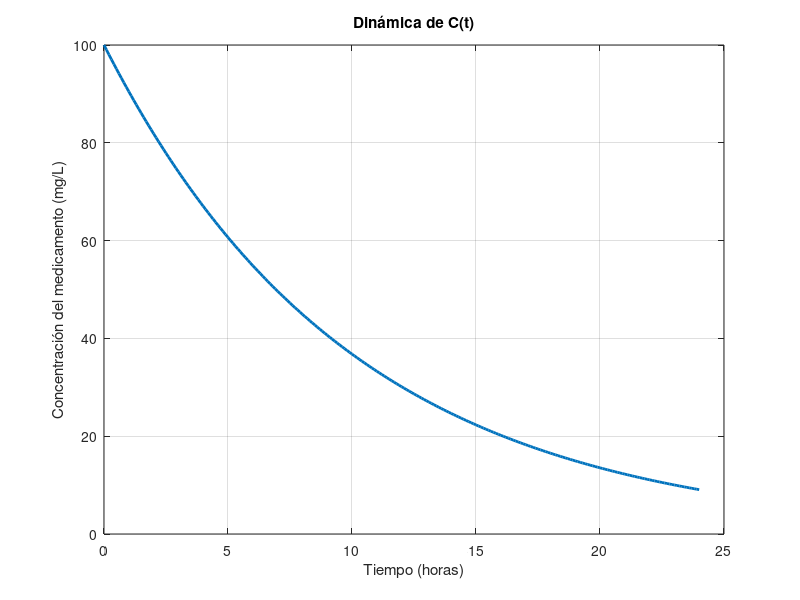
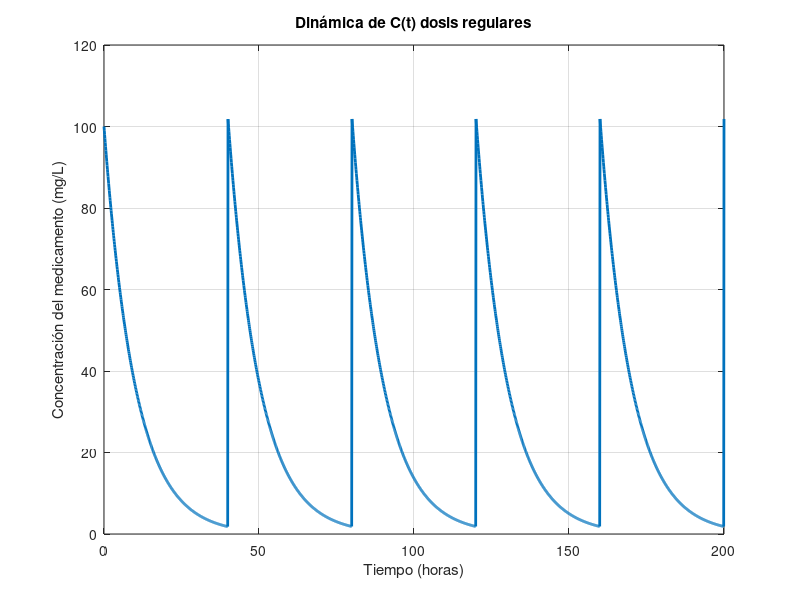

Recreate these plots in MATLAB, in order.
%-------------------------------------------------------------------------------------------
%                         UNA DOSIS
%-------------------------------------------------------------------------------------------


% Parámetros del modelo
C0 = 100; % Concentración inicial del medicamento (mg/L) 
            % después de la dosis
k = 0.1; % Constante de eliminación (1/horas)

% Tiempo
tFinal = 24; % Duración de la simulación en horas
dt = 0.1; % Paso de tiempo en horas
t = 0:dt:tFinal; % Vector de tiempo

% Solución de la ecuación diferencial
C = C0 * exp(-k * t);

% Gráfico
figure;
plot(t, C, 'LineWidth', 2);
xlabel('Tiempo (horas)');
ylabel('Concentración del medicamento (mg/L)');
title('Dinámica de C(t)');
grid on;


%-------------------------------------------------------------------------------------------
%                         VARIAS DOSIS
%-------------------------------------------------------------------------------------------



% Parámetros del modelo
C0 = 100; % Concentración inicial del medicamento (mg/L) inmediatamente después de la dosis
k = 0.1; % Constante de eliminación (1/horas)
dosisIntervalo = 40; % Intervalo de tiempo entre dosis en horas

% Tiempo
tFinal = 200; % Duración de la simulación en horas
dt = 0.1; % Paso de tiempo en horas
t = 0:dt:tFinal; % Vector de tiempo
C = zeros(size(t)); % Inicializa el vector de concentración

% Aplica la dosis inicial
C(1) = C0;
tiempoDesdeUltimaDosis = 0; % Inicia el contador de tiempo desde la última dosis

% Simulación
for i = 2:length(t)
    % Incrementa el tiempo desde la última dosis
    tiempoDesdeUltimaDosis = tiempoDesdeUltimaDosis + dt;
    
    % Verifica si es el momento de administrar otra dosis
    if tiempoDesdeUltimaDosis >= dosisIntervalo
        C(i) = C(i-1) + C0; % Añade dosis
        tiempoDesdeUltimaDosis = 0; % Reinicia el contador de tiempo desde la última dosis
    else
        % Calcula la disminución de la concentración debido a la eliminación
        dCdt = -k * C(i-1);
        C(i) = C(i-1) + dCdt * dt;
    end
end

% Gráfico
figure;
plot(t, C, 'LineWidth', 2);
xlabel('Tiempo (horas)');
ylabel('Concentración del medicamento (mg/L)');
title('Dinámica de C(t) dosis regulares');
grid on;
